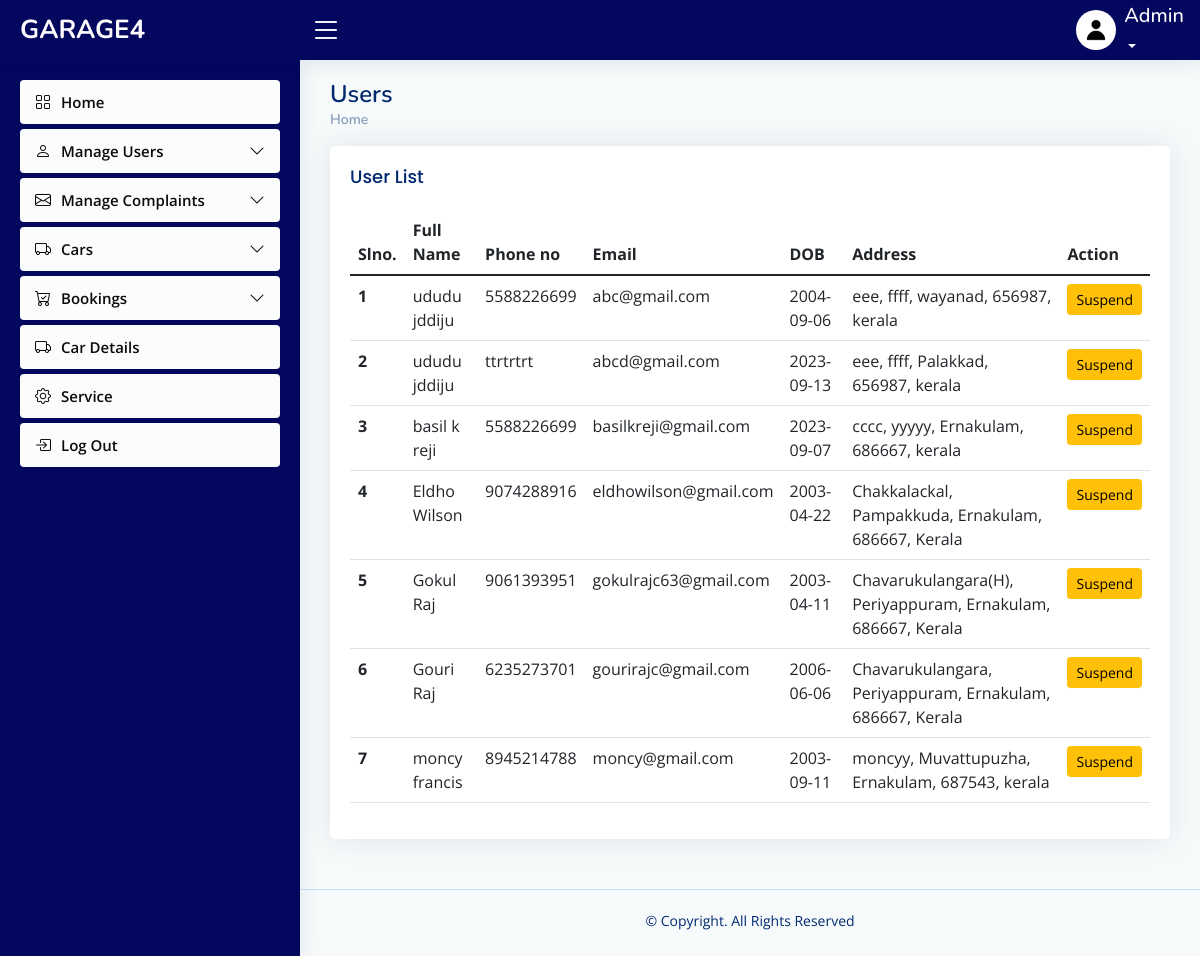
/admin/activeuser.php, run on an earlier commit of the app's database.
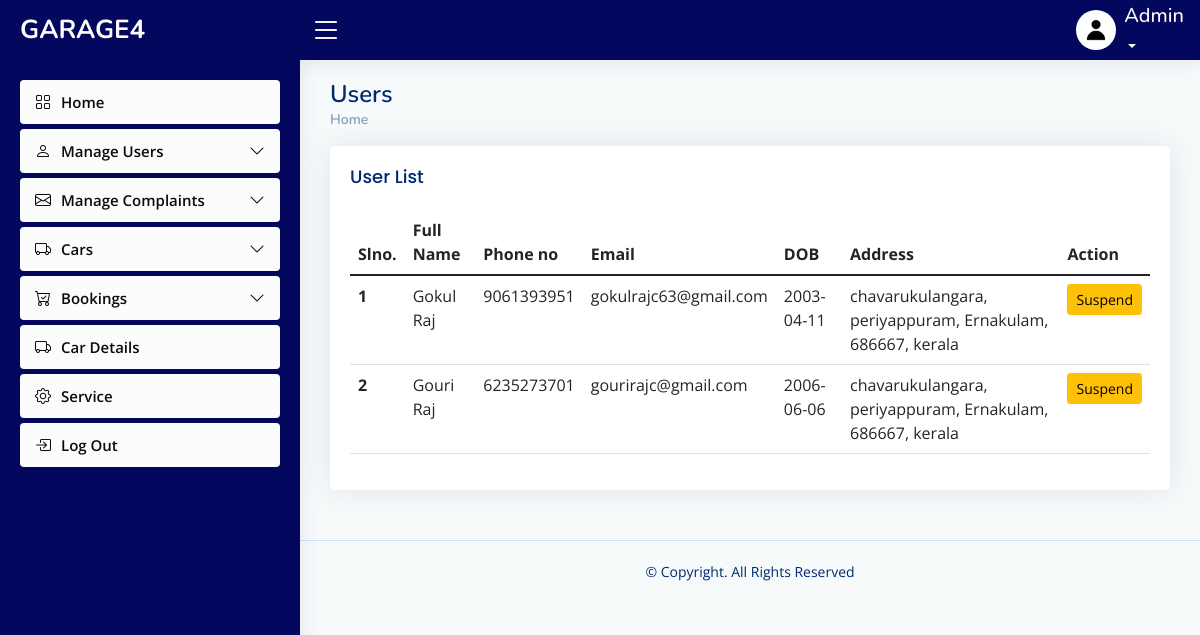
And on a later commit of the database.
### tables this page shows
CREATE TABLE `registration` (
  `image` varchar(50) NOT NULL DEFAULT 'default.jpg',
  `first_name` varchar(30) NOT NULL,
  `last_name` varchar(30) NOT NULL,
  `contact` varchar(20) NOT NULL,
  `email_id` varchar(40) NOT NULL,
  `date_of_birth` date NOT NULL,
  `house_name` varchar(30) NOT NULL,
  `street_name` varchar(30) NOT NULL,
  `district` varchar(20) NOT NULL,
  `pincode` varchar(6) NOT NULL,
  `state` varchar(30) NOT NULL,
  `date_of_join` date NOT NULL
);

### connect.php (called while the page is built, shortened)
<?php
$dbname="garage4";
$conn=mysqli_connect("localhost","root","",$dbname);
function select_data($sql)
{
  global $conn;
  $res = mysqli_query($conn, $sql);
  if ($res)
    return $res;
  else
    return False;
}
?>

### admin/activeuser.php (the view, shortened to what this page needs)
<?php
include("header.php");
?>
<main id="main" class="main">
  <div class="pagetitle">
    <h1>Users</h1>
    <nav>
      <ol class="breadcrumb">
        <li class="breadcrumb-item"><a href="index1.php">Home</a></li>
      </ol>
    </nav>
  </div>
  <section class="section dashboard">
    <div class="row">
      <section class="section">
        <div class="row">
          <div class="col-lg-12">
          <div class="card">
          <div class="card-body">
            <h5 class="card-title">
              User List
            </h5>
            <table class="table datatable">
              <thead>
                <tr>
                  <th scope="col">Slno.</th>
                  <th scope="col">Full Name</th>
                  <th scope="col">Phone no</th>
                  <th scope="col">Email</th>
                  <th scope="col">DOB</th>
                  <th scope="col">Address</th>
                 <th scope="col">Action</th>
                </tr>
              </thead>
              <tbody>
                <?php
                $sql = "SELECT * FROM `registration` WHERE email_id IN (SELECT email_id FROM `login` WHERE user_status = 1)";
                $data = select_data($sql);
                $n = 1;
                while ($row = mysqli_fetch_assoc($data)) {
                  ?>
                  <tr>
                    <th scope='row'>
                      <?php echo $n++; ?>
                    </th>
                    <td>
                      <?php echo $row['first_name'] . " " . $row['last_name'] ?>
                    </td>
                    <td>
                      <?php echo $row['contact'] ?>
                    </td>
                    <td>
                      <?php echo $row['email_id'] ?>
                    </td>
                    <td>
                      <?php echo $row['date_of_birth'] ?>
                    </td>
                    <td>
                      <?php echo $row['house_name'] ?>,
                      <?php echo $row['street_name'] ?>,
                      <?php echo $row['district'] ?>,
                      <?php echo $row['pincode'] ?>,
                      <?php echo $row['state'] ?>
                    </td>
                    <td>
                      <div class="btn-group">
                        <a href="php/verifyuser.php?email=<?php echo $row['email_id']; ?>&s=-1" class="btn btn-warning btn-sm">Suspend</a>
                      </div>
                    </td>
                  </tr>
                  <?php
                }
                ?>
              </tbody>
            </table>
          </div>
        </div>
    </div>
    </div>
  </section>
</main>
<?php
include 'footer.php';
?>

What changed in the data, as far as the page shows it:
removed registration: first_name "ududu", last_name "jddiju", contact "5588226699", email_id "abc@gmail.com", date_of_birth "2004-09-06", house_name "eee", street_name "ffff", district "wayanad", pincode "656987", state "kerala"
removed registration: first_name "ududu", last_name "jddiju", contact "ttrtrtrt", email_id "abcd@gmail.com", date_of_birth "2023-09-13", house_name "eee", street_name "ffff", district "Palakkad", pincode "656987", state "kerala"
removed registration: first_name "basil", last_name "k reji", contact "5588226699", email_id "basilkreji@gmail.com", date_of_birth "2023-09-07", house_name "cccc", street_name "yyyyy", district "Ernakulam", pincode "686667", state "kerala"
removed registration: first_name "Eldho", last_name "Wilson", contact "9074288916", email_id "eldhowilson@gmail.com", date_of_birth "2003-04-22", house_name "Chakkalackal", street_name "Pampakkuda", district "Ernakulam", pincode "686667", state "Kerala"
removed registration: first_name "moncy", last_name "francis", contact "8945214788", email_id "moncy@gmail.com", date_of_birth "2003-09-11", house_name "moncyy", street_name "Muvattupuzha", district "Ernakulam", pincode "687543", state "kerala"
changed registration "Gokul": house_name "Chavarukulangara(H)" → "chavarukulangara"; street_name "Periyappuram" → "periyappuram"; state "Kerala" → "kerala"
changed registration "Gouri": house_name "Chavarukulangara" → "chavarukulangara"; street_name "Periyappuram" → "periyappuram"; state "Kerala" → "kerala"
